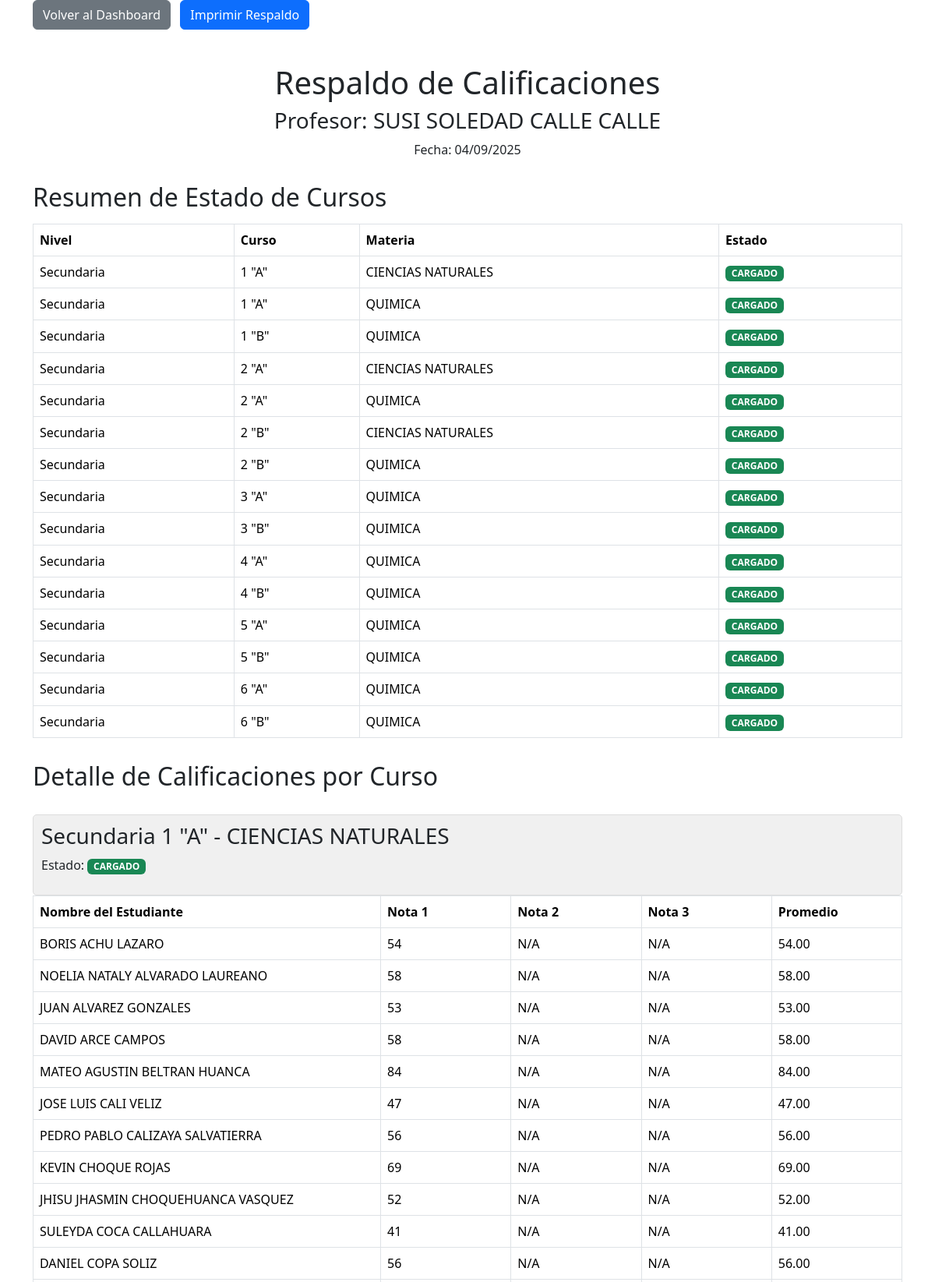
/profesor/generar_respaldo.php (signed in, upper part), run on the app's committed database.
### tables this page shows
CREATE TABLE `profesores_materias_cursos` (
  `id_profesor_materia_curso` int(11) NOT NULL,
  `id_personal` int(11) NOT NULL COMMENT 'FK a personal (profesor)',
  `id_curso_materia` int(11) NOT NULL COMMENT 'FK a cursos_materias',
  `estado` enum('FALTA','CARGADO') NOT NULL DEFAULT 'FALTA'
);

CREATE TABLE `cursos` (
  `id_curso` int(11) NOT NULL,
  `nivel` varchar(20) NOT NULL COMMENT 'Ej: Kinder, Primaria, Secundaria',
  `curso` int(11) NOT NULL COMMENT 'Número del curso, ej: 1, 2, 3',
  `paralelo` varchar(5) NOT NULL COMMENT 'Ej: A, B, C'
);

CREATE TABLE `materias` (
  `id_materia` int(11) NOT NULL,
  `nombre_materia` varchar(255) NOT NULL COMMENT 'Nombre de la materia, ej: Matemáticas, Física',
  `es_submateria` tinyint(1) DEFAULT 0,
  `materia_padre_id` int(11) DEFAULT NULL,
  `es_extra` tinyint(1) NOT NULL DEFAULT 0
);

CREATE TABLE `estudiantes` (
  `id_estudiante` int(11) NOT NULL,
  `nombres` varchar(255) NOT NULL,
  `apellido_paterno` varchar(255) DEFAULT NULL,
  `apellido_materno` varchar(255) DEFAULT NULL,
  `genero` enum('Masculino','Femenino') DEFAULT NULL,
  `rude` varchar(20) NOT NULL COMMENT 'Registro Único de Estudiante',
  `carnet_identidad` varchar(20) DEFAULT NULL,
  `fecha_nacimiento` date DEFAULT NULL,
  `pais` enum('Bolivia','Chile','Argentina') DEFAULT NULL,
  `provincia_departamento` varchar(100) DEFAULT NULL,
  `id_curso` int(11) DEFAULT NULL COMMENT 'FK al curso en el que está matriculado',
  `id_responsable` int(11) DEFAULT NULL
);

### profesor/generar_respaldo.php (the view, shortened to what this page needs)
<?php
$profesor_id = $_SESSION['user_id'];
$profesor_nombre = $_SESSION['user_name'];
$database = new Database();
$conn = $database->connect();
$query_cursos = "
    SELECT pmc.id_curso_materia, pmc.estado, c.nivel, c.curso, c.paralelo,
           m.nombre_materia, m.id_materia, c.id_curso
    FROM profesores_materias_cursos pmc
    INNER JOIN cursos_materias cm ON pmc.id_curso_materia = cm.id_curso_materia
    INNER JOIN cursos c ON cm.id_curso = c.id_curso
    INNER JOIN materias m ON cm.id_materia = m.id_materia
    WHERE pmc.id_personal = :profesor_id
    ORDER BY c.nivel, c.curso, c.paralelo, m.nombre_materia
";
$stmt_cursos = $conn->prepare($query_cursos);
$stmt_cursos->bindParam(':profesor_id', $profesor_id, PDO::PARAM_INT);
$stmt_cursos->execute();
$cursos = $stmt_cursos->fetchAll(PDO::FETCH_ASSOC);
function obtenerEstudiantesNotas($conn, $id_curso, $id_materia) {
    $query = "
        SELECT e.id_estudiante, CONCAT(e.nombres, ' ', e.apellido_paterno, ' ', e.apellido_materno) AS nombre_completo
        FROM estudiantes e
        WHERE e.id_curso = :id_curso
        ORDER BY e.apellido_paterno, e.apellido_materno, e.nombres
    ";
    $stmt = $conn->prepare($query);
    $stmt->bindParam(':id_curso', $id_curso, PDO::PARAM_INT);
    $stmt->execute();
    $estudiantes = $stmt->fetchAll(PDO::FETCH_ASSOC);
    foreach ($estudiantes as &$estudiante) {
        $query_notas = "
            SELECT bimestre, calificacion
            FROM calificaciones
            WHERE id_estudiante = :id_estudiante AND id_materia = :id_materia
            ORDER BY bimestre
        ";
        $stmt_notas = $conn->prepare($query_notas);
        $stmt_notas->bindParam(':id_estudiante', $estudiante['id_estudiante'], PDO::PARAM_INT);
        $stmt_notas->bindParam(':id_materia', $id_materia, PDO::PARAM_INT);
        $stmt_notas->execute();
        $notas = [];
        while ($nota = $stmt_notas->fetch(PDO::FETCH_ASSOC)) {
            $notas[$nota['bimestre']] = $nota['calificacion'];
        }
        if (!empty($notas)) {
            $suma = 0;
            $count = 0;
            foreach ($notas as $calificacion) {
                $suma += floatval($calificacion);
            }
        } else {
            $estudiante['promedio'] = 'N/A';
        }
    }
    return $estudiantes;
}
$detalles_cursos = [];
foreach ($cursos as $curso) {
    $curso['estudiantes'] = obtenerEstudiantesNotas($conn, $curso['id_curso'], $curso['id_materia']);
    $detalles_cursos[] = $curso;
}
?>
<!DOCTYPE html>
<html lang="es">
<head>
    <link rel="stylesheet" href="../css/bootstrap.min.css">
</head>
<body>
    <div class="container">
        <div class="row mb-4 no-print">
            <div class="col">
                <a href="dashboard.php" class="btn btn-secondary">Volver al Dashboard</a>
                <button onclick="window.print()" class="btn btn-primary ms-2">Imprimir Respaldo</button>
            </div>
        </div>
        <div class="header">
            <h1>Respaldo de Calificaciones</h1>
            <h3>Profesor: <?php echo htmlspecialchars($profesor_nombre); ?></h3>
            <p>Fecha: <?php echo date('d/m/Y'); ?></p>
        </div>
        <h2 class="subheader">Resumen de Estado de Cursos</h2>
        <table class="table table-bordered">
            <thead>
                <tr>
                    <th>Nivel</th>
                    <th>Curso</th>
                    <th>Materia</th>
                    <th>Estado</th>
                </tr>
            </thead>
            <tbody>
                <?php foreach ($cursos as $curso): ?>
                <tr>
                    <td><?php echo htmlspecialchars($curso['nivel']); ?></td>
                    <td><?php echo htmlspecialchars($curso['curso']) . ' "' . htmlspecialchars($curso['paralelo']) . '"'; ?></td>
                    <td><?php echo htmlspecialchars($curso['nombre_materia']); ?></td>
                    <td>
                        <?php if ($curso['estado'] == 'CARGADO'): ?>
                            <span class="badge bg-success">CARGADO</span>
                        <?php else: ?>
                            <span class="badge bg-danger">FALTA</span>
                        <?php endif; ?>
                    </td>
                </tr>
                <?php endforeach; ?>
            </tbody>
        </table>
        <h2 class="subheader page-break">Detalle de Calificaciones por Curso</h2>
        <?php foreach ($detalles_cursos as $index => $curso): ?>
            <div class="curso-header">
                <h3><?php echo htmlspecialchars($curso['nivel']) . ' ' . htmlspecialchars($curso['curso']) . ' "' . htmlspecialchars($curso['paralelo']) . '" - ' . htmlspecialchars($curso['nombre_materia']); ?></h3>
                <p>Estado:
                    <?php if ($curso['estado'] == 'CARGADO'): ?>
                        <span class="badge bg-success">CARGADO</span>
                    <?php else: ?>
                        <span class="badge bg-danger">FALTA</span>
                    <?php endif; ?>
                </p>
            </div>
            <?php if (empty($curso['estudiantes'])): ?>
                <p class="text-center">No hay estudiantes asignados a este curso.</p>
            <?php else: ?>
                <table class="table table-bordered">
                    <thead>
                        <tr>
                            <th style="width: 40%">Nombre del Estudiante</th>
                            <th style="width: 15%">Nota 1</th>
                            <th style="width: 15%">Nota 2</th>
                            <th style="width: 15%">Nota 3</th>
                            <th style="width: 15%">Promedio</th>
                        </tr>
                    </thead>
                    <tbody>
                        <?php foreach ($curso['estudiantes'] as $estudiante): ?>
                            <tr>
                                <td><?php echo htmlspecialchars($estudiante['nombre_completo']); ?></td>
                                <td><?php echo isset($estudiante['notas'][1]) ? $estudiante['notas'][1] : 'N/A'; ?></td>
                                <td><?php echo isset($estudiante['notas'][2]) ? $estudiante['notas'][2] : 'N/A'; ?></td>
                                <td><?php echo isset($estudiante['notas'][3]) ? $estudiante['notas'][3] : 'N/A'; ?></td>
                                <td><?php echo $estudiante['promedio']; ?></td>
                            </tr>
                        <?php endforeach; ?>
                    </tbody>
                </table>
            <?php endif; ?>
        <?php endforeach; ?>
    </div>
</body>
</html>

### profesor/generar_respaldo.php (style rules this page uses)
.header { text-align: center; margin-bottom: 25px; padding-top: 20px; }
.subheader { margin-top: 30px; margin-bottom: 15px; }
.curso-header { background-color: #f0f0f0; padding: 10px; margin-top: 30px; border: 1px solid #ddd; border-radius: 5px; }

### data on the page
profesores_materias_cursos: cursos.nivel "Secundaria", cursos.curso "1", cursos.paralelo "A", materias.nombre_materia "CIENCIAS NATURALES", estado "CARGADO"
profesores_materias_cursos: cursos.nivel "Secundaria", cursos.curso "1", cursos.paralelo "A", materias.nombre_materia "QUIMICA", estado "CARGADO"
profesores_materias_cursos: cursos.nivel "Secundaria", cursos.curso "1", cursos.paralelo "B", materias.nombre_materia "QUIMICA", estado "CARGADO"
profesores_materias_cursos: cursos.nivel "Secundaria", cursos.curso "2", cursos.paralelo "A", materias.nombre_materia "CIENCIAS NATURALES", estado "CARGADO"
profesores_materias_cursos: cursos.nivel "Secundaria", cursos.curso "2", cursos.paralelo "A", materias.nombre_materia "QUIMICA", estado "CARGADO"
profesores_materias_cursos: cursos.nivel "Secundaria", cursos.curso "2", cursos.paralelo "B", materias.nombre_materia "CIENCIAS NATURALES", estado "CARGADO"
profesores_materias_cursos: cursos.nivel "Secundaria", cursos.curso "2", cursos.paralelo "B", materias.nombre_materia "QUIMICA", estado "CARGADO"
profesores_materias_cursos: cursos.nivel "Secundaria", cursos.curso "3", cursos.paralelo "A", materias.nombre_materia "QUIMICA", estado "CARGADO"
profesores_materias_cursos: cursos.nivel "Secundaria", cursos.curso "3", cursos.paralelo "B", materias.nombre_materia "QUIMICA", estado "CARGADO"
profesores_materias_cursos: cursos.nivel "Secundaria", cursos.curso "4", cursos.paralelo "A", materias.nombre_materia "QUIMICA", estado "CARGADO"
profesores_materias_cursos: cursos.nivel "Secundaria", cursos.curso "4", cursos.paralelo "B", materias.nombre_materia "QUIMICA", estado "CARGADO"
profesores_materias_cursos: cursos.nivel "Secundaria", cursos.curso "5", cursos.paralelo "A", materias.nombre_materia "QUIMICA", estado "CARGADO"
profesores_materias_cursos: cursos.nivel "Secundaria", cursos.curso "5", cursos.paralelo "B", materias.nombre_materia "QUIMICA", estado "CARGADO"
profesores_materias_cursos: cursos.nivel "Secundaria", cursos.curso "6", cursos.paralelo "A", materias.nombre_materia "QUIMICA", estado "CARGADO"
profesores_materias_cursos: cursos.nivel "Secundaria", cursos.curso "6", cursos.paralelo "B", materias.nombre_materia "QUIMICA", estado "CARGADO"
estudiantes: nombre_completo "BORIS ACHU LAZARO", notas "54", promedio "54.00"
estudiantes: nombre_completo "NOELIA NATALY ALVARADO LAUREANO", notas "58", promedio "58.00"
estudiantes: nombre_completo "JUAN ALVAREZ GONZALES", notas "53", promedio "53.00"
estudiantes: nombre_completo "DAVID ARCE CAMPOS", notas "58", promedio "58.00"
estudiantes: nombre_completo "MATEO AGUSTIN BELTRAN HUANCA", notas "84", promedio "84.00"
estudiantes: nombre_completo "JOSE LUIS CALI VELIZ", notas "47", promedio "47.00"
estudiantes: nombre_completo "PEDRO PABLO CALIZAYA SALVATIERRA", notas "56", promedio "56.00"
estudiantes: nombre_completo "KEVIN CHOQUE ROJAS", notas "69", promedio "69.00"
estudiantes: nombre_completo "JHISU JHASMIN CHOQUEHUANCA VASQUEZ", notas "52", promedio "52.00"
estudiantes: nombre_completo "SULEYDA COCA CALLAHUARA", notas "41", promedio "41.00"
estudiantes: nombre_completo "DANIEL COPA SOLIZ", notas "56", promedio "56.00"

### other printed values
$profesor_nombre "SUSI SOLEDAD CALLE CALLE"
